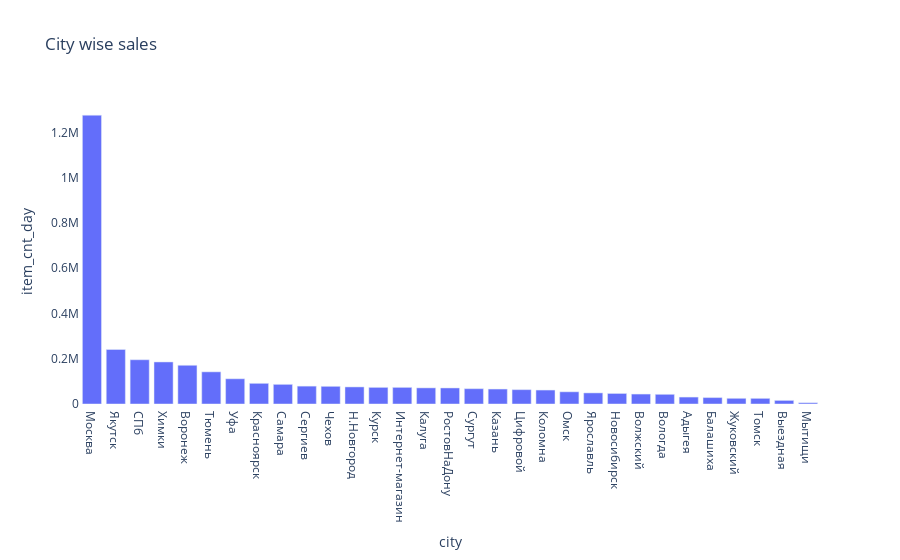

The notebook cell this image was saved under:
### Markdown cell above
> **In both 2013 and 2014, there has been significant increase in sales during the months of November and December. This may be attributed due to Christmas season**

### Code cell
fig=px.bar(salesDF.groupby('city',as_index=False).agg({'item_cnt_day':'sum'}).sort_values('item_cnt_day',ascending=False),
           x='city',
           y='item_cnt_day',
          title='City wise sales')
fig.update_layout(plot_bgcolor='#fff')
fig.show()

### Figure 1 — Plotly figure (JSON) as saved in the notebook; plotly's stock layout.template omitted (floating-point values rounded to 4 significant figures)
{"data": [{"alignmentgroup": "True", "hovertemplate": "city=%{x}<br>item_cnt_day=%{y}<extra></extra>", "legendgroup": "", "marker": {"color": "#636efa", "pattern": {"shape": ""}}, "name": "", "offsetgroup": "", "orientation": "v", "showlegend": false, "textposition": "auto", "type": "bar", "x": ["Москва", "Якутск", "СПб", "Химки", "Воронеж", "Тюмень", "Уфа", "Красноярск", "Самара", "Сергиев", "Чехов", "Н.Новгород", "Курск", "Интернет-магазин", "Калуга", "РостовНаДону", "Сургут", "Казань", "Цифровой", "Коломна", "Омск", "Ярославль", "Новосибирск", "Волжский", "Вологда", "Адыгея", "Балашиха", "Жуковский", "Томск", "Выездная", "Мытищи"], "xaxis": "x", "y": [1276318, 240847, 195528, 185786, 171133, 142087, 111397, 91317, 86832, 78986, 78077, 75459, 73451, 73444, 71194, 70878, 67631, 66128, 63388, 61630, 53881, 48991, 46581, 43940, 42759, 30616, 28353, 25094, 24907, 15866, 5482], "yaxis": "y"}], "layout": {"barmode": "relative", "legend": {"tracegroupgap": 0}, "plot_bgcolor": "#fff", "title": {"text": "City wise sales"}, "xaxis": {"anchor": "y", "domain": [0, 1], "title": {"text": "city"}, "type": "category", "range": [-0.5, 30.5], "autorange": true}, "yaxis": {"anchor": "x", "domain": [0, 1], "title": {"text": "item_cnt_day"}, "type": "linear", "range": [0, 1343000.0], "autorange": true}, "autosize": true}}
